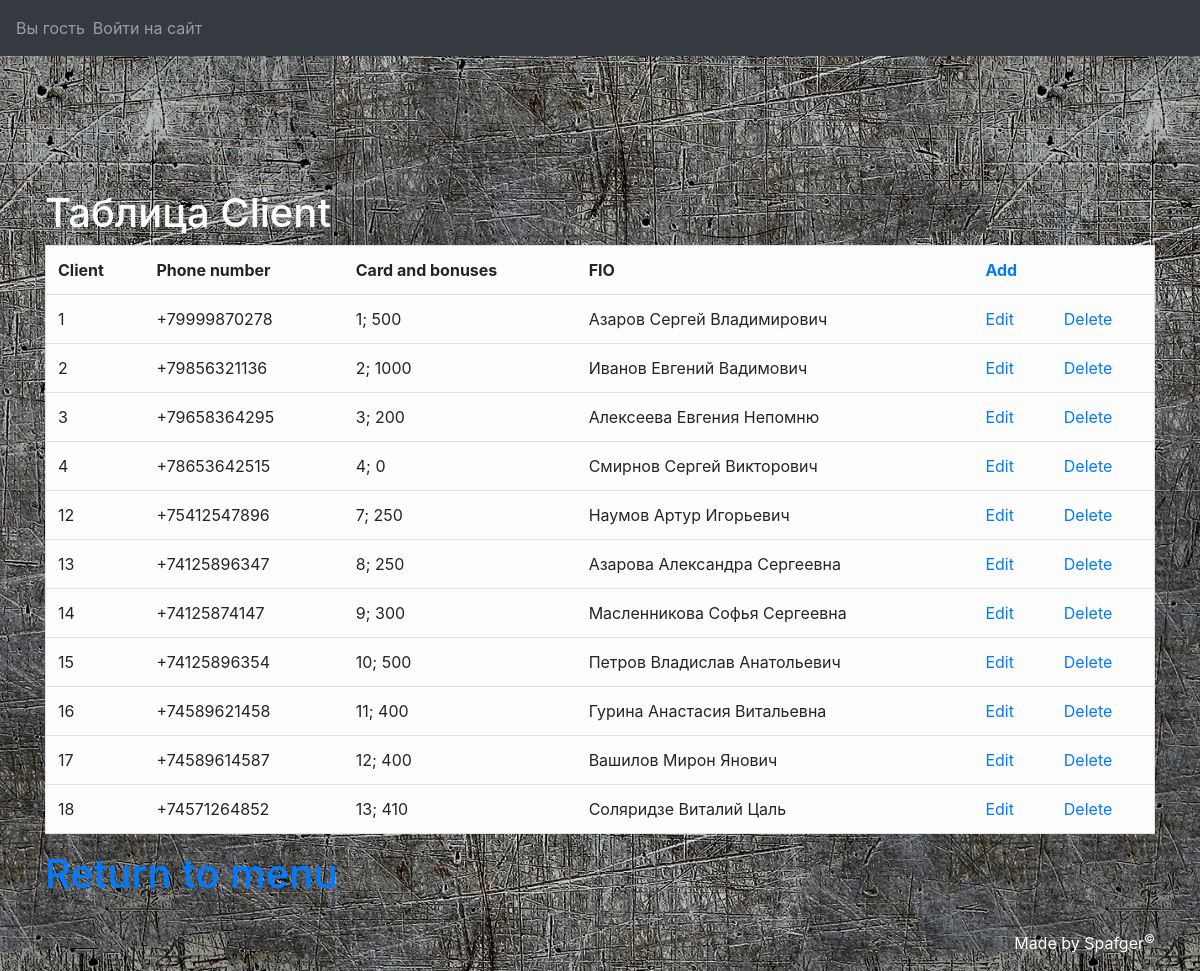
/LabaUD/mainmenu/Client/outclient, run on the app's committed database.
### LabaUD/models.py (models this page shows, shortened)
class Client(models.Model):
    id_client = models.AutoField(primary_key=True)
    phone_number = models.CharField(max_length=12)
    card_id = models.ForeignKey(Discount, on_delete=models.CASCADE)
    fio_client = models.CharField(max_length=128)

class Discount(models.Model):
    id_card = models.AutoField(primary_key=True)
    bonuses = models.IntegerField()
    reception_date = models.DateField()
    def __str__(self):
        return str(self.id_card) + ";  " + str(self.bonuses)

### LabaUD/views.py (the view)
def outclient(request):
    cur_user = get_user(request)
    client_list = Client.objects.all()
    return render(request, "bdedit/Client/outclient.html", locals())

### templates/bdedit/Client/outclient.html (shortened to what this page needs)
{% extends "base.html" %}
{% block content %}
    <div class="container">
        <h1 style="color: #FFFFFF">Таблица Client</h1>
        <table class="table table-light border table-hover" align="center">
            <tr class="bold_text">
                <td>Client</td>
                <td>Phone number</td>
                <td>Card and bonuses</td>
                <td>FIO</td>
                <td><a href="{% url "add_client" %}">Add</a></td>
            </tr>
            {% for client in client_list %}
                <tr>
                    <td>{{ client.id_client }}</td>
                    <td>{{ client.phone_number }}</td>
                    <td>{{ client.card_id }}</td>
                    <td>{{ client.fio_client }}</td>
                    <td><a href="{% url "edit_client" client.id_client %}">Edit</a></td>
                    <td><a href="{% url "delete_client" client.id_client %}">Delete</a></td>
                </tr>
            {% endfor %}
        </table>
        <h1><a href="../../mainmenu">Return to menu</a>
        </h1>
    </div>
{% endblock content %}

### LabaUD/static/css/styles.css (style rules this page uses)
.bold_text { font-weight: bold; }

### data on the page
Client: id_client "1", phone_number "+79999870278", card_id "1; 500", fio_client "Азаров Сергей Владимирович"
Client: id_client "2", phone_number "+79856321136", card_id "2; 1000", fio_client "Иванов Евгений Вадимович"
Client: id_client "3", phone_number "+79658364295", card_id "3; 200", fio_client "Алексеева Евгения Непомню"
Client: id_client "4", phone_number "+78653642515", card_id "4; 0", fio_client "Смирнов Сергей Викторович"
Client: id_client "12", phone_number "+75412547896", card_id "7; 250", fio_client "Наумов Артур Игорьевич"
Client: id_client "13", phone_number "+74125896347", card_id "8; 250", fio_client "Азарова Александра Сергеевна"
Client: id_client "14", phone_number "+74125874147", card_id "9; 300", fio_client "Масленникова Софья Сергеевна"
Client: id_client "15", phone_number "+74125896354", card_id "10; 500", fio_client "Петров Владислав Анатольевич"
Client: id_client "16", phone_number "+74589621458", card_id "11; 400", fio_client "Гурина Анастасия Витальевна"
Client: id_client "17", phone_number "+74589614587", card_id "12; 400", fio_client "Вашилов Мирон Янович"
Client: id_client "18", phone_number "+74571264852", card_id "13; 410", fio_client "Соляридзе Виталий Цаль"
